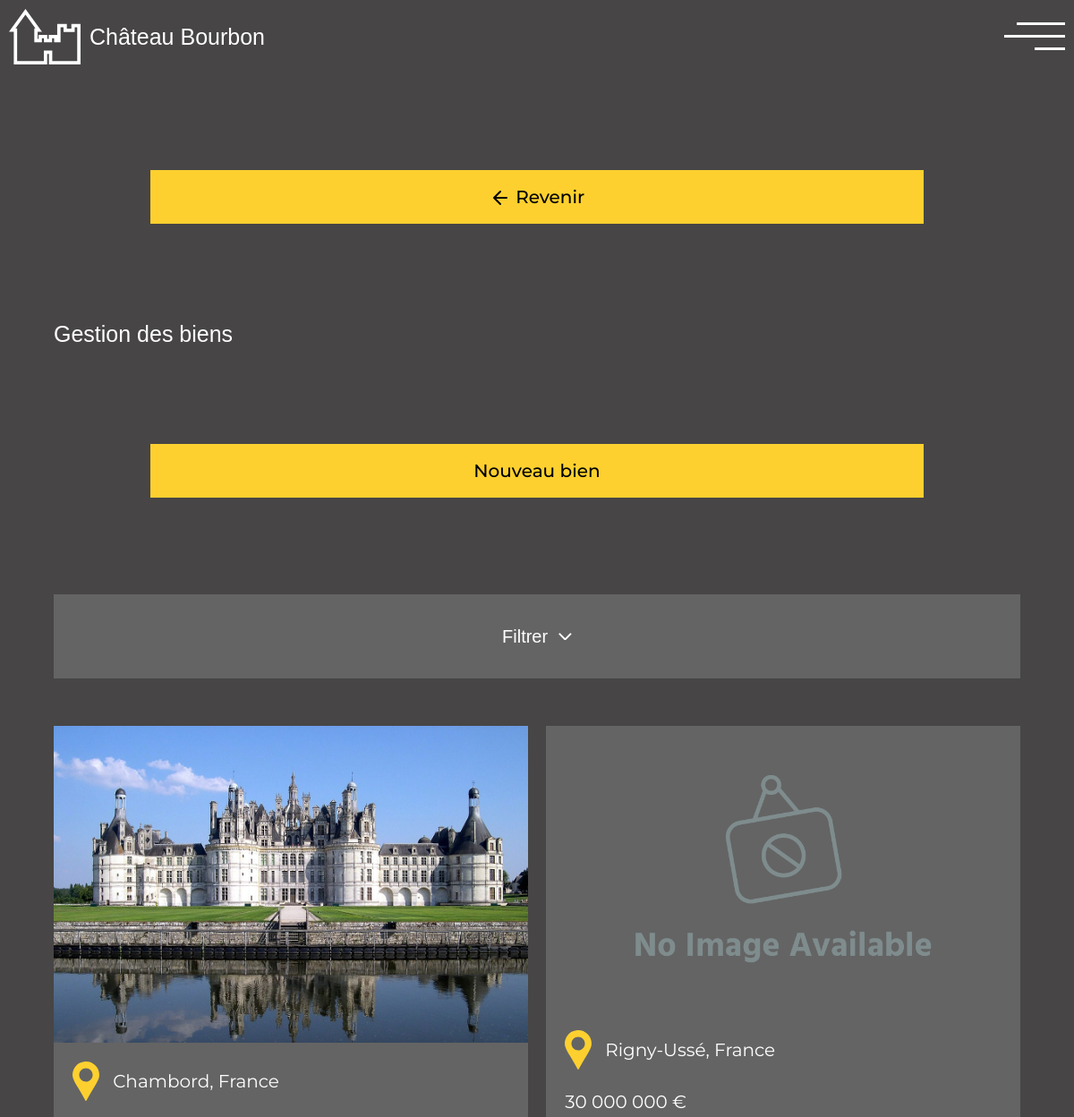
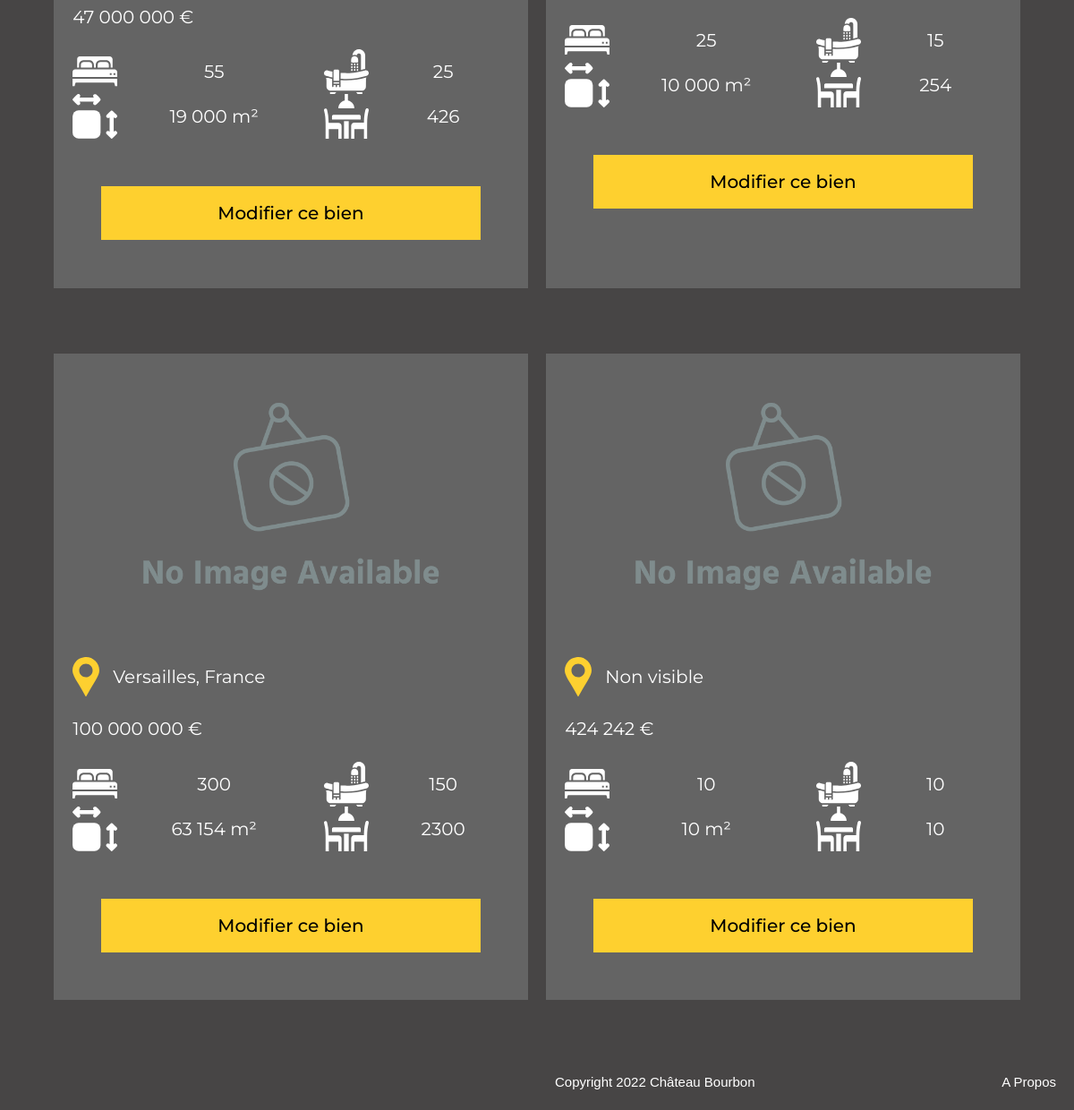
The app's page /index.php?action=gestBien (signed in) with its own data (2 pictures, top to bottom).
### tables this page shows
CREATE TABLE `biens` (
  `id` int(11) NOT NULL,
  `nom` varchar(255) NOT NULL,
  `visible` tinyint(1) NOT NULL,
  `prix` float NOT NULL,
  `adresse` varchar(255) NOT NULL,
  `region` enum('auverge-rhone-alpes','bourgogne-franche-comte','bretagne','centre-val-de-loire','corse','grand-est','hauts-de-france','ile-de-france','normandie','nouvelle-aquitaine','occitanie','paca','pays-de-la-loire') NOT NULL,
  `x` float NOT NULL,
  `y` float NOT NULL,
  `chambres` int(11) NOT NULL,
  `sdb` int(11) NOT NULL,
  `superficie` float NOT NULL,
  `pieces` int(11) NOT NULL,
  `epoque` enum('XV','XVI','XVII','XVIII','XIX','XX') NOT NULL,
  `statut` enum('classe','nonclasse') NOT NULL,
  `etat` enum('restauration','excellent') NOT NULL,
  `description` text NOT NULL,
  `urlVisite` varchar(255) NOT NULL
);

### controleur/controleur.php (called while the page is built, shortened)
<?php
require_once "modele/bdd.php";
require_once "modele/chateau.php";
function gestBien()
{
    $objCha = new chateau();
    if (isset($_GET['tri'])) {
        if (isset($_POST['region'])) {
            $region = $_POST['region'];
        } else {
            $region = "";
        }
        if (isset($_POST['prixMin'])) {
            $prixMin = $_POST['prixMin'];
        } else {
            $prixMin = "";
        }
        if (isset($_POST['prixMax'])) {
            $prixMax = $_POST['prixMax'];
        } else {
            $prixMax = "";
        }
        if (isset($_POST['epoque'])) {
            $epoque = $_POST['epoque'];
        } else {
            $epoque = "";
        }
        if (isset($_POST['statut'])) {
            $statut = $_POST['statut'];
        } else {
            $statut = "";
        }
        if (isset($_POST['etat'])) {
            $etat = $_POST['etat'];
        } else {
            $etat = "";
        }
        $chateaux = $objCha->getChateauxTriGest($region, $prixMin, $prixMax, $epoque, $statut, $etat);
    } else {
        $chateaux = $objCha->getChateaux();
    }
    require "vue/vueGestBien.php";
}

### modele/chateau.php (called while the page is built, shortened)
<?php
require_once "modele/bdd.php";
class chateau extends database
{
    public function getChateaux()
    {
        $req = "SELECT id, nom, adresse, prix, chambres, sdb, superficie, pieces, epoque, statut, etat FROM biens";
        $chateaux = $this->execReq($req);
        return $chateaux;
    }
}

### modele/bdd.php (called while the page is built, shortened)
<?php
abstract class database
{
    private $bdd;
    protected function execReq($req)
    {
        $reponse = $this->connexionBDD()->query($req);
        $resultat = $reponse->fetchAll(PDO::FETCH_ASSOC);
        return $resultat;
    }
    private function connexionBDD()
    {
        if (!isset($this->bdd))
            try {
                $options = array(PDO::MYSQL_ATTR_INIT_COMMAND => "SET NAMES utf8");
                $this->bdd = new PDO('mysql:host=' . DBHOST . ';dbname=' . DBNAME, DBUSER, DBPWD,
                    $options);
            } catch (Exception $err) {
                throw new Exception("Connexion à la BDD");
            }
        return $this->bdd;
    }
}

### vue/vueGestBien.php (the view, shortened to what this page needs)
    <main>
        <div class="contourChateau">
            <a class="boutonJaune retourChateaux" href="index.php?action=admin">
                <div>
                    <svg xmlns="http://www.w3.org/2000/svg" width="24" height="24" viewBox="0 0 24 24" fill="none"
                         stroke="#000000" stroke-width="2" stroke-linecap="round" stroke-linejoin="round">
                        <path d="M19 12H6M12 5l-7 7 7 7"/>
                    </svg>
                    Revenir
                </div>
            </a>
            <h2 class="adminH2">Gestion des biens</h2>
            <a class="boutonJaune ajoutBien" href="index.php?action=gestBiens">
                <div>Nouveau bien</div>
            </a>
            <div class="menuFiltre">
                <div>Filtrer</div>
                <svg xmlns="http://www.w3.org/2000/svg" width="14.828" height="8.414" viewBox="0 0 14.828 8.414">
                    <path id="Tracé_3" data-name="Tracé 3" d="M6,9l6,6,6-6" transform="translate(-4.586 -7.586)"
                          fill="none"
                          stroke="#fff" stroke-linecap="round" stroke-linejoin="round" stroke-width="2"/>
                </svg>
            </div>
            <div class="gridBiens">
                <?php
                foreach ($chateaux as $item) {
                    ?>
                    <div class="contourBiens <?= $item["epoque"] ?> <?= $item["statut"] ?> <?= $item["etat"] ?>">
                        <div class="bien">
                            <?php
                            if (is_file("img/biens/" . $item["id"] . "-1.jpg")) {
                                ?>
                                <img src="img/biens/<?= $item["id"] ?>-1.jpg">
                                <?php
                            } elseif (is_file("img/biens/" . $item["id"] . "-1.jpeg")) {
                                ?>
                                <img src="img/biens/<?= $item["id"] ?>-1.jpeg">
                                <?php
                            } elseif (is_file("img/biens/" . $item["id"] . "-1.png")) {
                                ?>
                                <img src="img/biens/<?= $item["id"] ?>-1.png">
                                <?php
                            } else {
                                ?>
                                <img src="img/no_image.png">
                                <?php
                            }
                            ?>
                            <div class="localisationChateau">
                                <div class="titreChateau"><?= $item["adresse"] ?></div>
                            </div>
                            <div>
                                <div class="prixChateaux"><?= number_format(intval($item["prix"]), 0, ",", " ") ?>
                                    €
                                </div>
                                <div class="contourIcone">
                                    <div class="ligneIcone">
                                        <div class="iconeChateau iconeDroit">
                                            <div><?= $item["chambres"] ?></div>
                                        </div>
                                        <div class="iconeChateau iconeGauche">
                                            <div><?= $item["sdb"] ?></div>
                                        </div>
                                    </div>
                                    <div class="ligneIcone">
                                        <div class="iconeChateau iconeDroit">
                                            <div><?= number_format(intval($item["superficie"]), 0, ",", " ") ?> m²</div>
                                        </div>
                                        <div class="iconeChateau iconeGauche">
                                            <div><?= $item["pieces"] ?></div>
                                        </div>
                                    </div>
                                </div>
                                <a class="boutonJaune" href="index.php?action=gestBiens&id=<?= $item["id"] ?>">
                                    <div>Modifier ce bien</div>
                                </a>
                            </div>
                        </div>
                    </div>
                    <?php
                }
                ?>
            </div>
        </div>
    </main>
<?php
require_once "vue/gabarit/gabarit.php";

### styles/style.css (style rules this page uses)
:root { --gris-clair: #B2B2B2; --gris-semi-clair: #646464; --gris-fonce: #474545; --vert: #0CB029; --rouge: #A8201A; --vert-clair: #55AC65; --rouge-clair: #AB534F; --jaune: #FED02F; --violet: #420039; --bleu: #007BFF; }
html, body { height: 100% }
body { margin: 0; background-color: var(--gris-fonce); display: grid; grid-template-rows: auto 1fr auto; }
img { width: 100%; }
.contourChateau { margin: 5% }
.menuFiltre { display: flex; color: white; font-family: rockwell-nova, sans-serif; font-weight: 400; font-size: 20px; font-style: normal; justify-content: center; align-items: center; gap: 12px; background-color: var(--gris-semi-clair); padding: 3%; }
.menuFiltre > svg { transition: transform 0.2s }
.contourBiens { margin-top: 10%; background-color: var(--gris-semi-clair); color: white; font-family: 'Montserrat', sans-serif; font-weight: 400; font-style: normal; font-size: 20px; padding-bottom: 0.1%; }
#location { width: 30px }
.localisationChateau { display: flex; align-items: center; gap: 15px; margin: 4%; }
.prixChateaux { margin: 4%; }
.iconeChateau { display: grid; grid-template-columns: auto 1fr; align-items: center; gap: 10px; justify-items: center; }
.iconeDroit { grid-area: droite; }
.iconeGauche { grid-area: gauche; }
.iconeChateau svg { width: 50px; }
.ligneIcone { display: grid; grid-template-columns: 52.5% 5% 42.5%; grid-template-rows: auto; grid-template-areas: "droite . gauche"; align-content: center; }
.contourIcone { margin: 4%; }
.boutonJaune { background-color: var(--jaune); font-family: 'Montserrat', sans-serif; font-weight: 500; font-style: normal; font-size: 20px; margin: 10%; display: flex; justify-content: center; align-items: center; padding: 15px; text-decoration: none; color: black; text-align: center; }
.adminH2 { font-family: rockwell-nova, sans-serif; font-weight: 400; font-size: 25px; font-style: normal; margin-top: 10%; color: white; }

### styles/medium-style.css (style rules this page uses)
.gridBiens { display: grid; grid-template-columns: 1fr 1fr; grid-gap: 20px; }

### styles/desktop-style.css (style rules this page uses)
.gridBiens { display: grid; grid-template-columns: repeat(4, 1fr); grid-gap: 20px; }
.menuFiltre { display: none; }
.retourChateaux { margin-top: 2%; margin-left: 0; margin-bottom: 2%; margin-right: 80%; }
.adminH2 { font-size: 35px; }
.ajoutBien { margin-top: 2%; margin-bottom: 2%; margin-left: 70%; }
.adminH2 { margin-top: 40px; }

### records on screen
biens: adresse "Chambord, France", prix "47 000 000", chambres "55", sdb "25", superficie "19 000", pieces "426"
biens: adresse "Rigny-Ussé, France", prix "30 000 000", chambres "25", sdb "15", superficie "10 000", pieces "254"
biens: adresse "Versailles, France", prix "100 000 000", chambres "300", sdb "150", superficie "63 154", pieces "2300"
biens: adresse "Non visible", prix "424 242", chambres "10", sdb "10", superficie "10", pieces "10"
